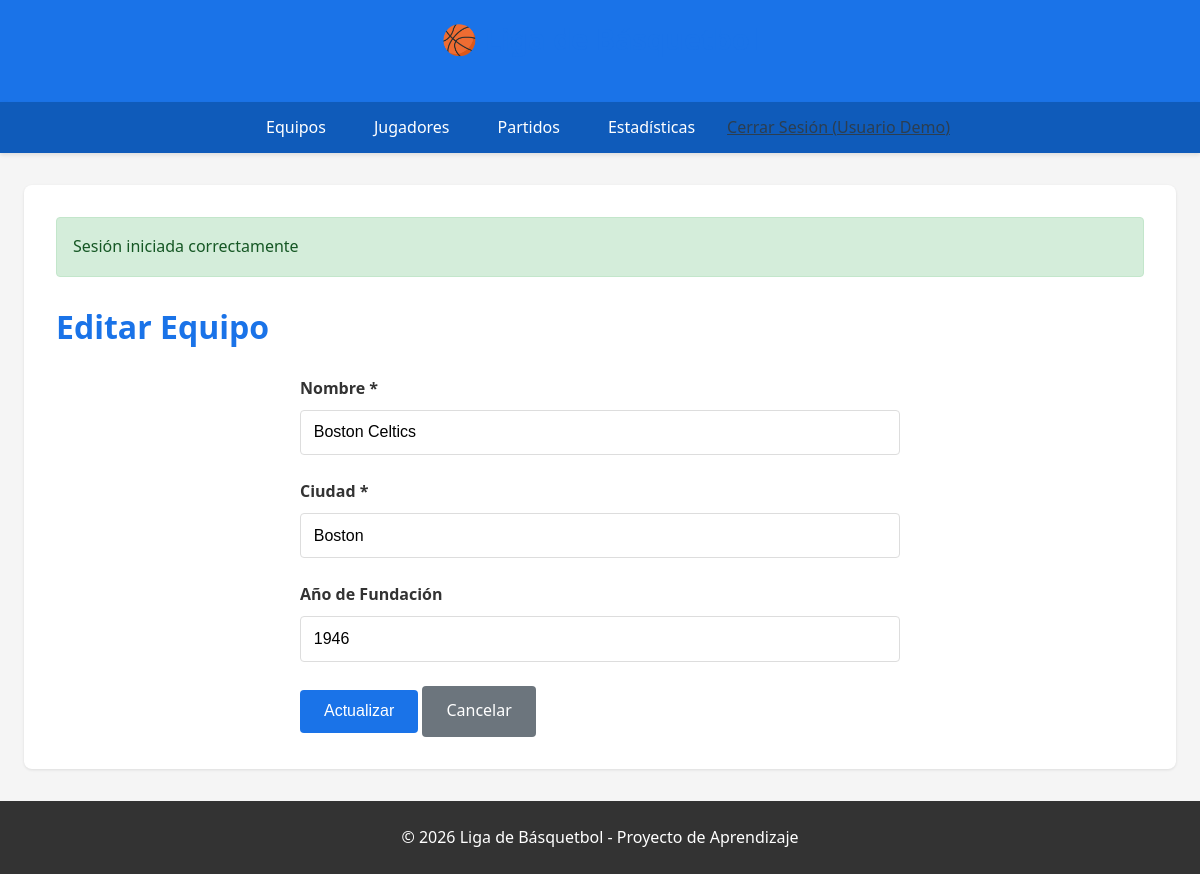
The app's page /public/?controller=Equipos&action=editar&id=2 (signed in) with its own data.
### tables this page shows
CREATE TABLE IF NOT EXISTS equipos (
  id INT UNSIGNED AUTO_INCREMENT PRIMARY KEY,
  nombre VARCHAR(100) NOT NULL COMMENT 'Nombre del equipo',
  ciudad VARCHAR(100) NOT NULL COMMENT 'Ciudad de origen',
  fundacion YEAR NULL COMMENT 'Año de fundación (opcional)',
  creado_en DATETIME DEFAULT CURRENT_TIMESTAMP,
   
   
  UNIQUE KEY uq_equipo_nombre (nombre)
);

### app/core/Controller.php (called while the page is built, shortened)
<?php
class Controller {
    protected function view(string $vista, array $datos = []): void {
        require_once __DIR__ . '/../views/layouts/main.php';
    }
}

### app/controllers/EquiposController.php (called while the page is built, shortened)
<?php
class EquiposController extends Controller {
    private Equipo $equipoModel;
    public function __construct() {
        $this->equipoModel = new Equipo();
    }
    public function editar(array $params): void {
        $id = (int)($params['id'] ?? 0);
        $equipo = $this->equipoModel->obtenerPorId($id);
        $old = $_SESSION['old_equipo'] ?? [];
        $this->view('equipos/editar', [
            'titulo' => 'Editar Equipo',
            'equipo' => $equipo,
            'old' => $old
        ]);
    }
}

### app/core/Router.php (called while the page is built, shortened)
<?php
class Router {
    private string $actionNombre = 'index';
    private array $params = [];
    private ?object $controllerObjeto = null;
    public function __construct() {
        $this->executeAction();
    }
    private function parseUrl(): void {
        $accion      = strtolower(trim(get('action', 'index')));
        $this->actionNombre = $accion;
        $this->params = [];
        foreach ($_GET as $clave => $valor) {
            if ($clave === 'controller' || $clave === 'action') {
                continue;
            }
            if (is_string($valor)) {
                $this->params[$clave] = $valor;
            }
        }
    }
    private function loadController(): void {
        $this->controllerObjeto = new $nombreClase();
    }
    private function executeAction(): void {
        call_user_func_array(
            [$this->controllerObjeto, $this->actionNombre],
            [$this->params]
        );
    }
}

### public/index.php (called while the page is built, shortened)
<?php
require_once __DIR__ . '/../app/core/Database.php';
require_once __DIR__ . '/../app/core/Model.php';
require_once __DIR__ . '/../app/core/Controller.php';
require_once __DIR__ . '/../app/core/Router.php';
new Router();

### app/core/Database.php (called while the page is built, shortened)
<?php
class Database {
    private static ?PDO $instancia = null;
    public static function getConexion(): PDO {
        if (self::$instancia === null) {
            try {
                $dsn = 'mysql:host=' . DB_HOST . ';dbname=' . DB_NAME . ';charset=' . DB_CHARSET;
                $opciones = [
                    PDO::ATTR_ERRMODE            => PDO::ERRMODE_EXCEPTION,
                    PDO::ATTR_DEFAULT_FETCH_MODE => PDO::FETCH_ASSOC,
                    PDO::ATTR_EMULATE_PREPARES   => false,
                    PDO::ATTR_PERSISTENT         => false,
                ];
                self::$instancia = new PDO($dsn, DB_USER, DB_PASS, $opciones);
            } catch (PDOException $e) {
                error_log('[ProyectoBasket] Error de conexión a la base de datos: ' . $e->getMessage());
                if (!headers_sent()) {
                    http_response_code(500);
                    header('Content-Type: text/html; charset=utf-8');
                }
                echo '<!DOCTYPE html><html lang="es"><head><meta charset="utf-8">'
                    . '<title>Servicio no disponible</title></head><body>'
                    . '<h1>Servicio no disponible</h1>'
                    . '<p>No se pudo conectar con la base de datos. Inténtalo más tarde.</p>'
                    . '</body></html>';
                exit;
            }
        }
        return self::$instancia;
    }
}

### app/core/Model.php (called while the page is built, shortened)
<?php
class Model {
    protected PDO $db;
    protected string $tabla;
    public function __construct() {
        $this->db = Database::getConexion();
    }
    public function obtenerPorId(int $id): ?array {
        $sql = "SELECT * FROM {$this->tabla} WHERE id = :id LIMIT 1";
        $stmt = $this->db->prepare($sql);
        $stmt->bindValue(':id', $id, PDO::PARAM_INT);
        $stmt->execute();
        $resultado = $stmt->fetch();
        return $resultado === false ? null : $resultado;
    }
}

### app/views/equipos/editar.php (the view, shortened to what this page needs)
<h1>Editar Equipo</h1>
<form action="<?= BASE_URL ?>?controller=Equipos&action=actualizar" method="POST">
    <div class="form-group">
        <label for="nombre">Nombre *</label>
        <input type="text" id="nombre" name="nombre" value="<?= htmlspecialchars($old['nombre'] ?? $equipo['nombre']) ?>" required>
    </div>
    <div class="form-group">
        <label for="ciudad">Ciudad *</label>
        <input type="text" id="ciudad" name="ciudad" value="<?= htmlspecialchars($old['ciudad'] ?? $equipo['ciudad']) ?>" required>
    </div>
    <div class="form-group">
        <label for="fundacion">Año de Fundación</label>
        <input type="number" id="fundacion" name="fundacion" min="<?= FUNDACION_MIN ?>" max="<?= date('Y') ?>" value="<?= htmlspecialchars((string)($old['fundacion'] ?? $equipo['fundacion'] ?? '')) ?>">
    </div>
    <button type="submit" class="btn">Actualizar</button>
    <a href="<?= BASE_URL ?>?controller=Equipos&action=index" class="btn btn-secondary">Cancelar</a>
</form>

### public/css/styles.css (style rules this page uses)
* { margin: 0; padding: 0; box-sizing: border-box; }
body { font-family: 'Segoe UI', Tahoma, Geneva, Verdana, sans-serif; line-height: 1.6; background-color: #f5f5f5; color: #333; }
h1, h2, h3 { color: #1a73e8; margin-bottom: 1.5rem; }
form { max-width: 600px; margin: 0 auto; }
.form-group { margin-bottom: 1.5rem; }
label { display: block; margin-bottom: 0.5rem; font-weight: 600; }
input, select, textarea { width: 100%; padding: 0.8rem; border: 1px solid #ddd; border-radius: 4px; font-size: 1rem; }
.btn { display: inline-block; padding: 0.8rem 1.5rem; background-color: #1a73e8; color: white; border: none; border-radius: 4px; text-decoration: none; cursor: pointer; font-size: 1rem; transition: background-color 0.3s; }
.btn-secondary { background-color: #6c757d; }

### records on screen
equipos: nombre "Boston Celtics", ciudad "Boston", fundacion "1946"

### other values on screen
$_SESSION['nombre'] "Usuario Demo"
$_SESSION['exito'] "Sesión iniciada correctamente"
